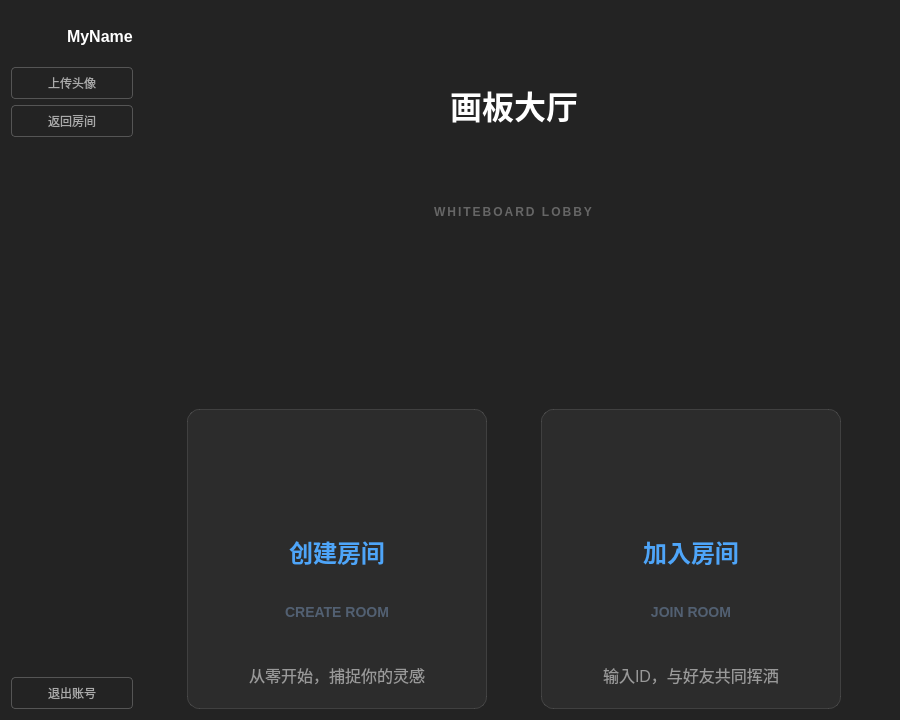
<?xml version="1.0" encoding="UTF-8"?>
<ui version="4.0">
 <class>LobbyWidget</class>
 <widget class="QWidget" name="LobbyWidget">
  <property name="geometry">
   <rect>
    <x>0</x>
    <y>0</y>
    <width>900</width>
    <height>720</height>
   </rect>
  </property>
  <property name="windowTitle">
   <string>Form</string>
  </property>
  <property name="styleSheet">
   <string notr="true">/* ================== 全局基础设置 ================== */
QWidget {
    font-family: 'Microsoft YaHei';
	background-color: transparent;
}
/* 只给大厅的主背景上色 */
QWidget#LobbyWidget { 
   background-color: rgba(30, 30, 30, 220);
}

/* ================== 顶部：画板大厅标题 ================== */
/* 中文标题：纯白，醒目 */
QLabel#draw_label {
    color: #ffffff;
    font-size: 32px;
    font-weight: bold;
    border: none;
}

/* 英文副标：深灰，低调 */
QLabel#draw_label_en {
    color: #666666;
    font-size: 12px;
    font-weight: bold;
    letter-spacing: 2px; /* 字间距拉开，更有设计感 */
    border: none;
}

/* ================== 中间核心卡片区 ================== */
/* 中文标题 (创建/加入)
   这里使用了科技蓝 (#4ea5f9)，这是“功能色”，暗示这里是可以点击操作的
   这与欢迎页的金色彻底区分开
*/
QLabel#create_lbl1, QLabel#join_lbl1 {
    color: #4ea5f9; 
    font-size: 24px;
    font-weight: bold;
    border: none;
}

/* 英文标题 (CREATE ROOM / JOIN ROOM) */
QLabel#create_lbl2, QLabel#join_lbl2 {
    color: #526072; /* 蓝灰色 */
    font-size: 14px;
    font-weight: bold;
    border: none;
}

/* 描述文字 (从零开始... / 输入ID...) */
QLabel#create_lbl3, QLabel#join_lbl3 {
    color: #999999; /* 浅灰色，比背景略亮 */
    font-size: 16px;
    border: none;
    margin-top: 5px;
}

/* 卡片交互感 (HoverWidget)
   既然你的父容器叫 create_widget 和 join_widget
   我们可以给整个卡片加一个背景色变化，鼠标放上去变亮
*/
QWidget#create_widget, QWidget#join_widget {
    /* 卡片平时是全透明的，或者只有很淡的白色 */
    background-color: rgba(255, 255, 255, 10); 
    border: 1px solid rgba(255, 255, 255, 30);
    border-radius: 12px;
}
/* 鼠标放上去时，卡片变亮 */
QWidget#create_widget:hover, QWidget#join_widget:hover {
    background-color: rgba(255, 255, 255, 30); /* 变亮 */
    border: 1px solid #4ea5f9; /* 亮蓝色边框 */
}


/* ================== 左侧：用户侧边栏 ================== */
/* 用户昵称 */
QLabel#name_lbl {
    color: #ffffff;
    font-size: 16px;
    font-weight: bold;
    border: none;
}

/* 侧边栏按钮 - 幽灵按钮风格 */
QPushButton{
    background-color: transparent;
    border: 1px solid #555555;
    color: #aaaaaa;
    border-radius: 4px;
    padding: 6px;
}

QPushButton:hover {
    border-color: #ff4d4d; /* 悬停时突出显示 */
    color: #ff4d4d;
}

QPushButton:pressed {
    background-color: rgba(255, 77, 77, 0.1);
}</string>
  </property>
  <layout class="QHBoxLayout" name="horizontalLayout_6">
   <item>
    <layout class="QVBoxLayout" name="verticalLayout_5">
     <item>
      <layout class="QHBoxLayout" name="horizontalLayout_5">
       <item>
        <widget class="QLabel" name="avator_lbl">
         <property name="minimumSize">
          <size>
           <width>50</width>
           <height>50</height>
          </size>
         </property>
         <property name="maximumSize">
          <size>
           <width>50</width>
           <height>50</height>
          </size>
         </property>
         <property name="styleSheet">
          <string notr="true"/>
         </property>
         <property name="text">
          <string/>
         </property>
        </widget>
       </item>
       <item>
        <widget class="QLabel" name="name_lbl">
         <property name="text">
          <string>MyName</string>
         </property>
        </widget>
       </item>
      </layout>
     </item>
     <item>
      <widget class="QPushButton" name="upload_btn">
       <property name="text">
        <string>上传头像</string>
       </property>
      </widget>
     </item>
     <item>
      <widget class="QPushButton" name="retRoom_btn">
       <property name="text">
        <string>返回房间</string>
       </property>
      </widget>
     </item>
     <item>
      <spacer name="verticalSpacer">
       <property name="orientation">
        <enum>Qt::Vertical</enum>
       </property>
       <property name="sizeHint" stdset="0">
        <size>
         <width>20</width>
         <height>40</height>
        </size>
       </property>
      </spacer>
     </item>
     <item>
      <widget class="QPushButton" name="return_btn">
       <property name="text">
        <string>退出账号</string>
       </property>
      </widget>
     </item>
    </layout>
   </item>
   <item>
    <layout class="QVBoxLayout" name="verticalLayout_4">
     <item>
      <layout class="QHBoxLayout" name="horizontalLayout">
       <item>
        <spacer name="horizontalSpacer">
         <property name="orientation">
          <enum>Qt::Horizontal</enum>
         </property>
         <property name="sizeHint" stdset="0">
          <size>
           <width>40</width>
           <height>20</height>
          </size>
         </property>
        </spacer>
       </item>
       <item>
        <layout class="QVBoxLayout" name="verticalLayout_3">
         <item>
          <widget class="QLabel" name="draw_label">
           <property name="minimumSize">
            <size>
             <width>200</width>
             <height>0</height>
            </size>
           </property>
           <property name="maximumSize">
            <size>
             <width>200</width>
             <height>16777215</height>
            </size>
           </property>
           <property name="styleSheet">
            <string notr="true"/>
           </property>
           <property name="text">
            <string>画板大厅</string>
           </property>
           <property name="alignment">
            <set>Qt::AlignCenter</set>
           </property>
          </widget>
         </item>
         <item>
          <widget class="QLabel" name="draw_label_en">
           <property name="minimumSize">
            <size>
             <width>200</width>
             <height>0</height>
            </size>
           </property>
           <property name="maximumSize">
            <size>
             <width>200</width>
             <height>16777215</height>
            </size>
           </property>
           <property name="styleSheet">
            <string notr="true"/>
           </property>
           <property name="text">
            <string>WHITEBOARD LOBBY</string>
           </property>
           <property name="alignment">
            <set>Qt::AlignHCenter|Qt::AlignTop</set>
           </property>
          </widget>
         </item>
        </layout>
       </item>
       <item>
        <spacer name="horizontalSpacer_2">
         <property name="orientation">
          <enum>Qt::Horizontal</enum>
         </property>
         <property name="sizeHint" stdset="0">
          <size>
           <width>40</width>
           <height>20</height>
          </size>
         </property>
        </spacer>
       </item>
      </layout>
     </item>
     <item>
      <layout class="QHBoxLayout" name="horizontalLayout_2">
       <property name="topMargin">
        <number>10</number>
       </property>
       <item>
        <widget class="HoverWidget" name="create_widget" native="true">
         <property name="minimumSize">
          <size>
           <width>300</width>
           <height>300</height>
          </size>
         </property>
         <property name="maximumSize">
          <size>
           <width>300</width>
           <height>300</height>
          </size>
         </property>
         <property name="styleSheet">
          <string notr="true">HoverWidget[state=&quot;normal&quot;]{
	border: 2px solid #4A5A75;      
	background-color: rgba(28, 34, 40, 200);
	font-family: 'Microsoft YaHei';
	border-radius: 5px;
}

HoverWidget[state=&quot;hover&quot;]{
	border: 4px solid #C8AA6E;      
	background-color: rgba(28, 34, 40, 200);
	font-family: 'Microsoft YaHei';
	border-radius: 5px;
}</string>
         </property>
         <layout class="QVBoxLayout" name="verticalLayout">
          <item>
           <layout class="QHBoxLayout" name="horizontalLayout_3">
            <item>
             <spacer name="horizontalSpacer_3">
              <property name="orientation">
               <enum>Qt::Horizontal</enum>
              </property>
              <property name="sizeHint" stdset="0">
               <size>
                <width>40</width>
                <height>20</height>
               </size>
              </property>
             </spacer>
            </item>
            <item>
             <widget class="QLabel" name="create_head_lbl">
              <property name="minimumSize">
               <size>
                <width>100</width>
                <height>100</height>
               </size>
              </property>
              <property name="maximumSize">
               <size>
                <width>100</width>
                <height>100</height>
               </size>
              </property>
              <property name="styleSheet">
               <string notr="true">border: 0px solid transparent; /* 显式声明一下 */
border-image: url(:/res/offline.png);</string>
              </property>
              <property name="text">
               <string/>
              </property>
              <property name="alignment">
               <set>Qt::AlignCenter</set>
              </property>
             </widget>
            </item>
            <item>
             <spacer name="horizontalSpacer_4">
              <property name="orientation">
               <enum>Qt::Horizontal</enum>
              </property>
              <property name="sizeHint" stdset="0">
               <size>
                <width>40</width>
                <height>20</height>
               </size>
              </property>
             </spacer>
            </item>
           </layout>
          </item>
          <item>
           <widget class="QLabel" name="create_lbl1">
            <property name="styleSheet">
             <string notr="true"/>
            </property>
            <property name="text">
             <string>创建房间</string>
            </property>
            <property name="alignment">
             <set>Qt::AlignCenter</set>
            </property>
           </widget>
          </item>
          <item>
           <widget class="QLabel" name="create_lbl2">
            <property name="styleSheet">
             <string notr="true"/>
            </property>
            <property name="text">
             <string>CREATE ROOM</string>
            </property>
            <property name="alignment">
             <set>Qt::AlignCenter</set>
            </property>
           </widget>
          </item>
          <item>
           <widget class="QLabel" name="create_lbl3">
            <property name="styleSheet">
             <string notr="true"/>
            </property>
            <property name="text">
             <string>从零开始，捕捉你的灵感</string>
            </property>
            <property name="alignment">
             <set>Qt::AlignCenter</set>
            </property>
           </widget>
          </item>
         </layout>
        </widget>
       </item>
       <item>
        <widget class="HoverWidget" name="join_widget" native="true">
         <property name="minimumSize">
          <size>
           <width>300</width>
           <height>300</height>
          </size>
         </property>
         <property name="maximumSize">
          <size>
           <width>300</width>
           <height>300</height>
          </size>
         </property>
         <property name="styleSheet">
          <string notr="true">HoverWidget[state=&quot;normal&quot;]{
	border: 2px solid #4A5A75;      
	background-color: rgba(28, 34, 40, 200);
	font-family: 'Microsoft YaHei';
	border-radius: 5px;
}

HoverWidget[state=&quot;hover&quot;]{
	border: 4px solid #C8AA6E;      
	background-color: rgba(28, 34, 40, 200);
	font-family: 'Microsoft YaHei';
	border-radius: 5px;
}</string>
         </property>
         <layout class="QVBoxLayout" name="verticalLayout_2">
          <item>
           <layout class="QHBoxLayout" name="horizontalLayout_4">
            <item>
             <spacer name="horizontalSpacer_5">
              <property name="orientation">
               <enum>Qt::Horizontal</enum>
              </property>
              <property name="sizeHint" stdset="0">
               <size>
                <width>40</width>
                <height>20</height>
               </size>
              </property>
             </spacer>
            </item>
            <item>
             <widget class="QLabel" name="join_head_lbl">
              <property name="minimumSize">
               <size>
                <width>100</width>
                <height>100</height>
               </size>
              </property>
              <property name="maximumSize">
               <size>
                <width>100</width>
                <height>100</height>
               </size>
              </property>
              <property name="styleSheet">
               <string notr="true">border-image: url(:/res/shared.png);</string>
              </property>
              <property name="text">
               <string/>
              </property>
              <property name="alignment">
               <set>Qt::AlignCenter</set>
              </property>
             </widget>
            </item>
            <item>
             <spacer name="horizontalSpacer_6">
              <property name="orientation">
               <enum>Qt::Horizontal</enum>
              </property>
              <property name="sizeHint" stdset="0">
               <size>
                <width>40</width>
                <height>20</height>
               </size>
              </property>
             </spacer>
            </item>
           </layout>
          </item>
          <item>
           <widget class="QLabel" name="join_lbl1">
            <property name="styleSheet">
             <string notr="true"/>
            </property>
            <property name="text">
             <string>加入房间</string>
            </property>
            <property name="alignment">
             <set>Qt::AlignCenter</set>
            </property>
           </widget>
          </item>
          <item>
           <widget class="QLabel" name="join_lbl2">
            <property name="styleSheet">
             <string notr="true"/>
            </property>
            <property name="text">
             <string>JOIN ROOM</string>
            </property>
            <property name="alignment">
             <set>Qt::AlignCenter</set>
            </property>
           </widget>
          </item>
          <item>
           <widget class="QLabel" name="join_lbl3">
            <property name="styleSheet">
             <string notr="true"/>
            </property>
            <property name="text">
             <string>输入ID，与好友共同挥洒</string>
            </property>
            <property name="alignment">
             <set>Qt::AlignCenter</set>
            </property>
           </widget>
          </item>
         </layout>
        </widget>
       </item>
      </layout>
     </item>
    </layout>
   </item>
  </layout>
 </widget>
 <customwidgets>
  <customwidget>
   <class>HoverWidget</class>
   <extends>QWidget</extends>
   <header>hoverwidget.h</header>
   <container>1</container>
  </customwidget>
 </customwidgets>
 <resources/>
 <connections/>
</ui>
